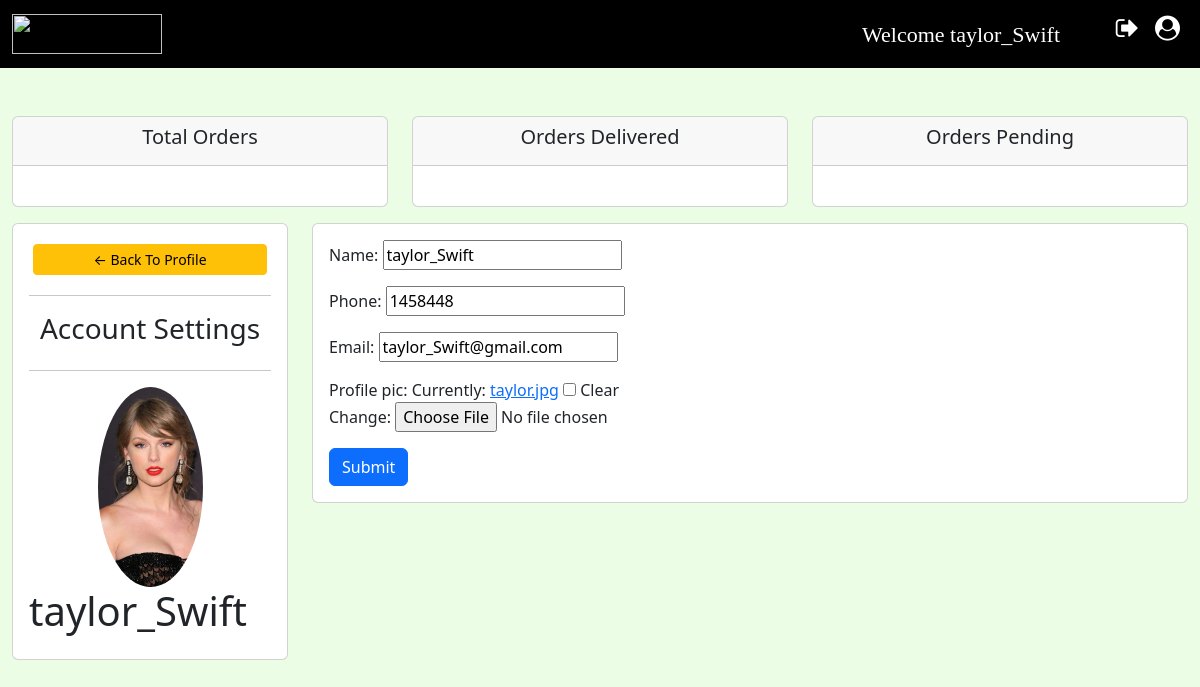
The app's page /account/ (signed in), older data.
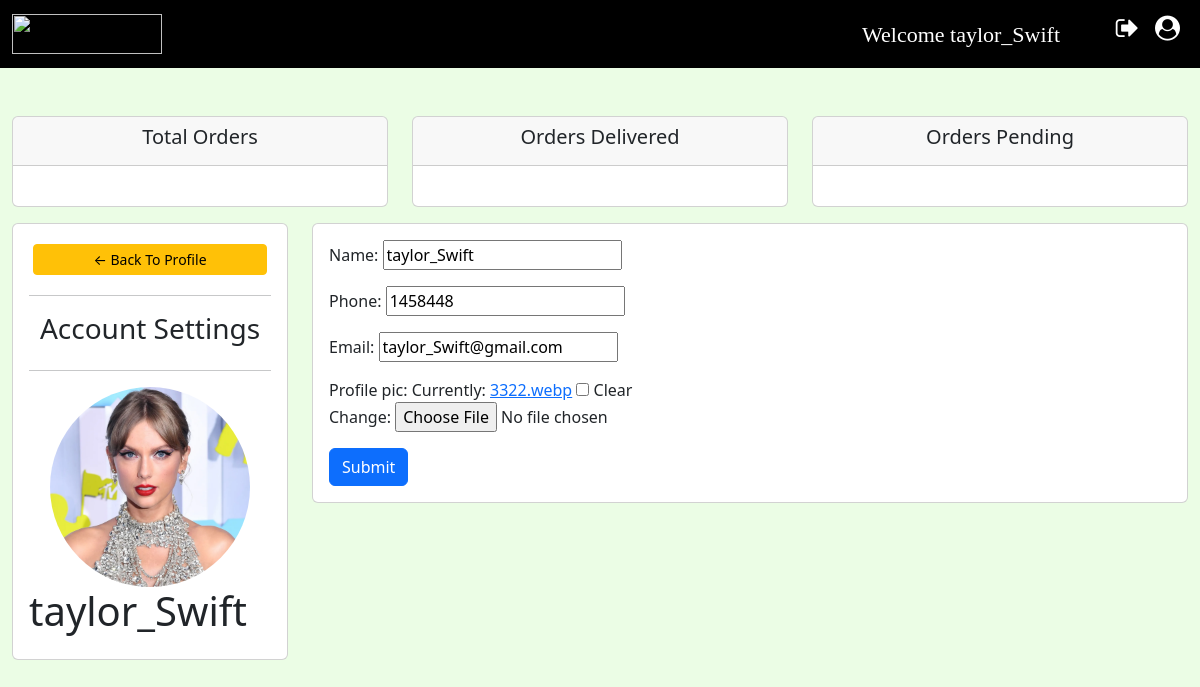
The same page, newer data.
### accounts/models.py (models this page shows, shortened)
class Customer(models.Model):
    user = models.OneToOneField(User, null=True, on_delete=models.CASCADE)
    name = models.CharField(max_length=200, null=True)
    phone = models.CharField(max_length=200, null=True)
    email = models.CharField(max_length=200, null=True)
    profile_pic = models.ImageField(default="p1.png",null=True,blank=True)
    date_created = models.DateTimeField(auto_now_add=True, null=True)
    def imageURL(self):
        try:
            url = self.profile_pic.url
        except:
            url = ""
        return url

### accounts/views.py (the view)
# urls.py: path('account/', views.account_settings, name="settings-page"),
@login_required(login_url="login")
def account_settings(request):
    user = request.user.customer
    form = CustomerForm(instance=user)
    if request.method == "POST":
        form = CustomerForm(request.POST, request.FILES, instance=user)
        if form.is_valid():
            form.save()
            return redirect("settings-page")
    context = {"user": user, "form": form}
    return render(request, "account_settings.html", context)

### accounts/forms.py
class CustomerForm(ModelForm):
    class Meta:
        model = Customer
        fields = "__all__"
        exclude = ["user"]

### templates/account_settings.html (shortened to what this page needs)
{% extends "Main.html" %}
{% load static %}
{% block content %}
	<br>
	{% include "status.html" %}
	<div class="container-fluid">
		<div class="row">
			<div class="col-md-3">
				<div class="card card-body">
					<a class="btn btn-warning btn-sm btn-block m-1" href="{% url "user-page" %}">&#8592; Back To
						Profile</a>
					<hr/>
					<h3 style="text-align: center">Account Settings</h3>
					<hr/>
					<img class="profile-pic" style="max-width: 200px;max-height: 200px;margin: 0 auto;border-radius: 50%;"
					     src="{{ user.imageURL }}">
					<h1>{{ user.name }}</h1>
				</div>
			</div>
			<div class="col-md-9">
				<div class="card card-body">
					<form method="POST" action="" enctype="multipart/form-data">
						{{ form.as_p }}
						<input class="btn btn-primary" type="submit" name="update-profile">
					</form>
				</div>
			</div>
		</div>
	</div>
{% endblock %}

Row changes from the older to the newer data that the page shows:
changed Customer "taylor_Swift": imageURL: a different picture
Text that changed along with them:
text no longer shown: "Name: Phone: Email: Profile pic: Currently: taylor.jpg Clear Change:"
text now shown: "Name: Phone: Email: Profile pic: Currently: 3322.webp Clear Change:"
